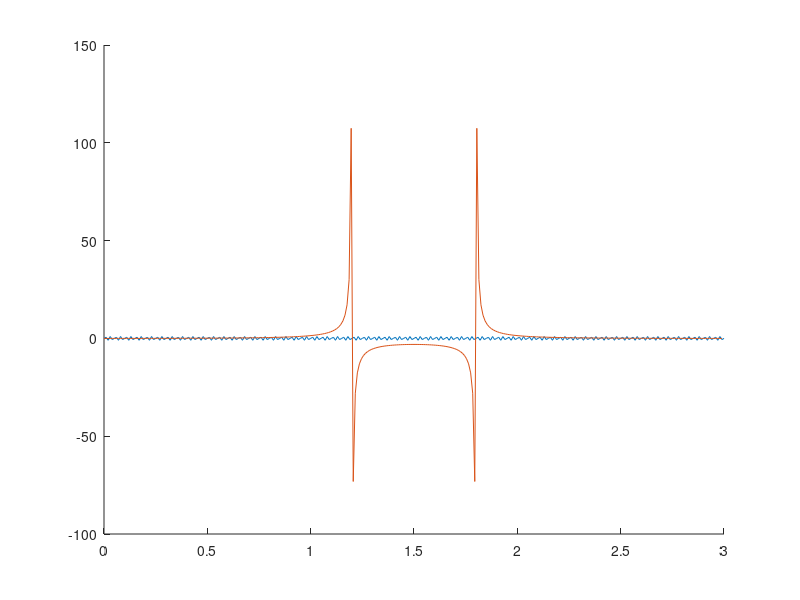

Reproduce this figure in MATLAB.
clear all;
clc;

f=1;
fs=3;
T=fs/f;
t=0:0.01:T;
x=sin(80*pi*t);
y=fft(x);
hold on;
plot(t,x);
t2=(0:length(y)-1)*fs/length(y);
plot(t2,y);
hold off;